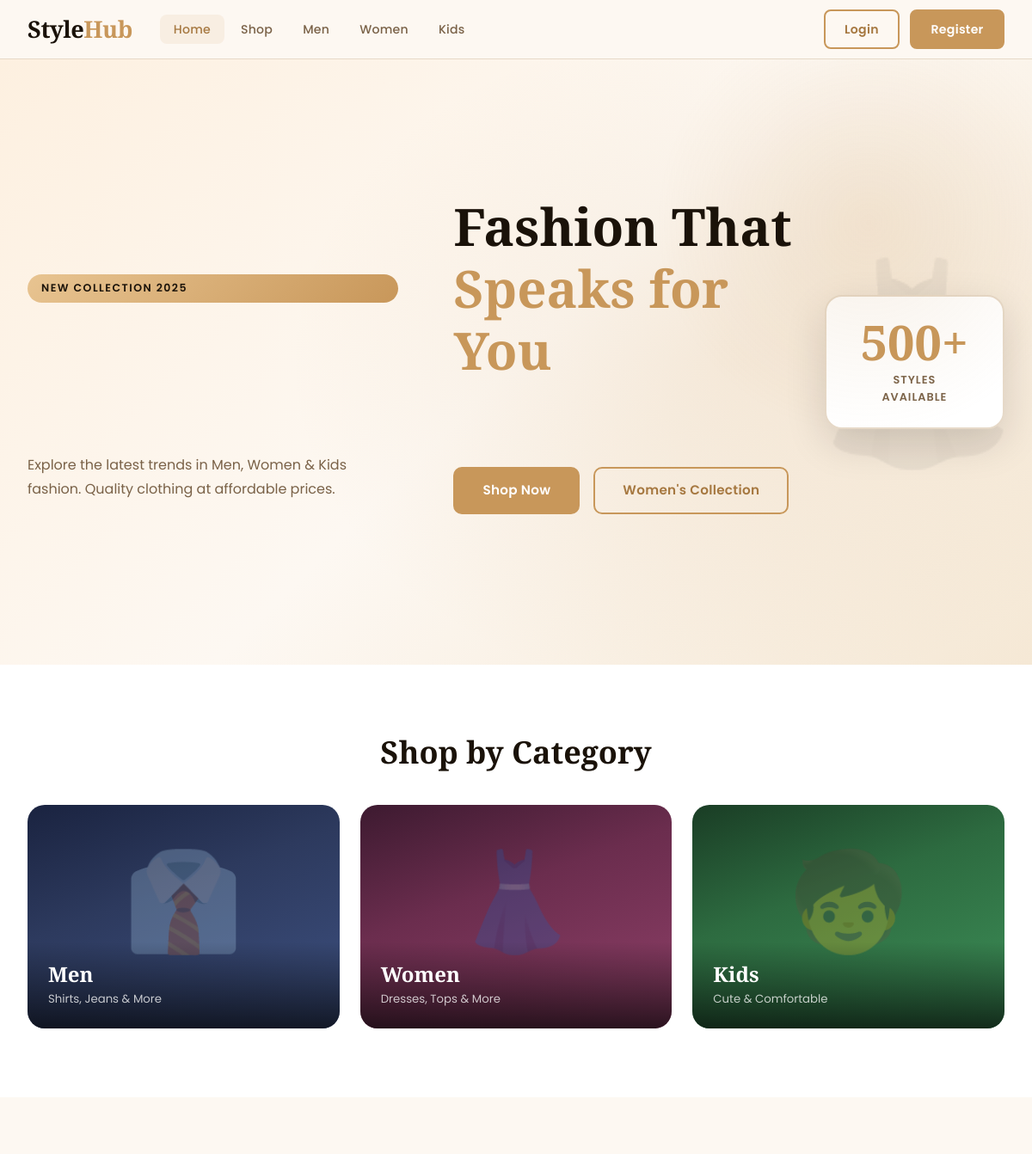
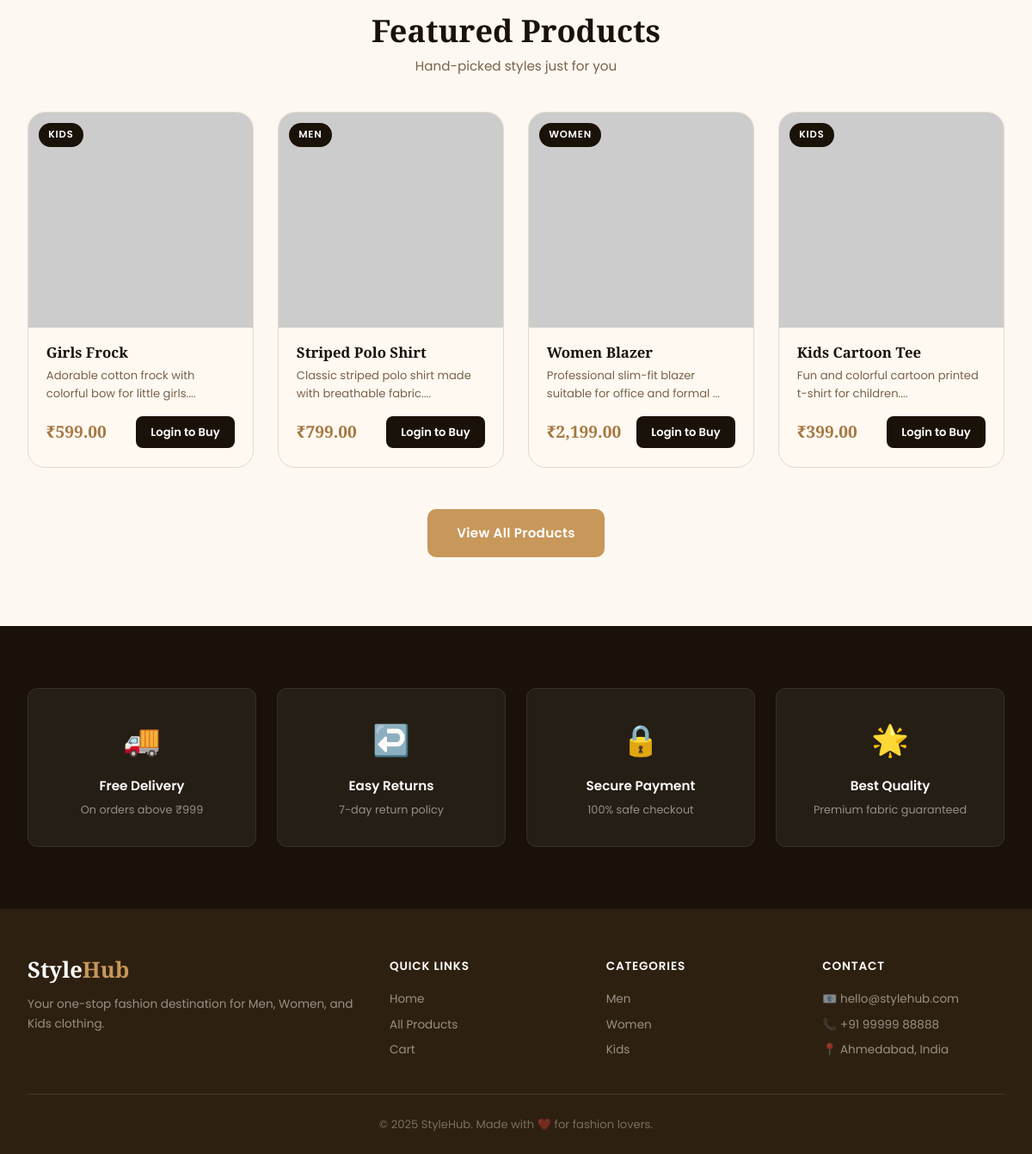
The page / on the database its author committed (2 pictures, top to bottom).
### tables this page shows
CREATE TABLE products (
    id INT AUTO_INCREMENT PRIMARY KEY,
    name VARCHAR(150) NOT NULL,
    description TEXT,
    price DECIMAL(10,2) NOT NULL,
    category VARCHAR(50) NOT NULL,         
    image VARCHAR(255) DEFAULT 'placeholder.jpg',
    stock INT DEFAULT 10,
    created_at TIMESTAMP DEFAULT CURRENT_TIMESTAMP
);

### index.php (the view, shortened to what this page needs)
<?php
require_once 'config.php';
$result = mysqli_query($conn, "SELECT * FROM products ORDER BY id DESC LIMIT 4");
?>
<!DOCTYPE html>
<html lang="en">
<head>
    <link rel="stylesheet" href="style.css">
</head>
<body>
<nav class="navbar">
    <div class="nav-container">
        <a href="index.php" class="logo">Style<span>Hub</span></a>
        <ul class="nav-links">
            <li><a href="index.php" class="active">Home</a></li>
            <li><a href="products.php">Shop</a></li>
            <li><a href="products.php?category=Men">Men</a></li>
            <li><a href="products.php?category=Women">Women</a></li>
            <li><a href="products.php?category=Kids">Kids</a></li>
        </ul>
        <div class="nav-right">
            <?php if (isset($_SESSION['user_id'])): ?>
                <?php
                $cart_count_res = mysqli_prepare($conn, "SELECT SUM(quantity) as total FROM cart WHERE user_id = ?");
                mysqli_stmt_bind_param($cart_count_res, "i", $_SESSION['user_id']);
                mysqli_stmt_execute($cart_count_res);
                $cart_count = mysqli_fetch_assoc(mysqli_stmt_get_result($cart_count_res))['total'] ?? 0;
                ?>
                <a href="cart.php" class="btn-icon">🛒 Cart (<?= (int)$cart_count ?>)</a>
                <?php if ($_SESSION['is_admin']): ?>
                    <a href="admin.php" class="btn-outline">Admin</a>
                <?php endif; ?>
                <a href="logout.php" class="btn-primary">Logout</a>
            <?php else: ?>
                <a href="login.php" class="btn-outline">Login</a>
                <a href="register.php" class="btn-primary">Register</a>
            <?php endif; ?>
        </div>
    </div>
</nav>
<section class="hero">
    <div class="hero-content">
        <p class="hero-tag">New Collection 2025</p>
        <h1>Fashion That <br><span>Speaks for You</span></h1>
        <p class="hero-desc">Explore the latest trends in Men, Women & Kids fashion. Quality clothing at affordable prices.</p>
        <div class="hero-buttons">
            <a href="products.php" class="btn-primary large">Shop Now</a>
            <a href="products.php?category=Women" class="btn-outline large">Women's Collection</a>
        </div>
    </div>
    <div class="hero-image">
        <div class="hero-badge">
            <span class="badge-num">500+</span>
            <span class="badge-text">Styles Available</span>
        </div>
    </div>
</section>
<section class="categories">
    <div class="container">
        <h2 class="section-title">Shop by Category</h2>
        <div class="category-grid">
            <a href="products.php?category=Men" class="category-card men">
                <div class="cat-overlay">
                    <h3>Men</h3>
                    <p>Shirts, Jeans & More</p>
                </div>
            </a>
            <a href="products.php?category=Women" class="category-card women">
                <div class="cat-overlay">
                    <h3>Women</h3>
                    <p>Dresses, Tops & More</p>
                </div>
            </a>
            <a href="products.php?category=Kids" class="category-card kids">
                <div class="cat-overlay">
                    <h3>Kids</h3>
                    <p>Cute & Comfortable</p>
                </div>
            </a>
        </div>
    </div>
</section>
<section class="featured-products">
    <div class="container">
        <h2 class="section-title">Featured Products</h2>
        <p class="section-sub">Hand-picked styles just for you</p>
        <div class="product-grid">
            <?php while ($product = mysqli_fetch_assoc($result)): ?>
            <div class="product-card">
                <div class="product-img">
                    <img src="uploads/<?= htmlspecialchars($product['image']) ?>"
                         alt="<?= htmlspecialchars($product['name']) ?>"
                         onerror="this.src='https://placehold.co/300x380/f5e8d5/c8975a?text=No+Image'">
                    <span class="product-badge"><?= htmlspecialchars($product['category']) ?></span>
                </div>
                <div class="product-info">
                    <h3><?= htmlspecialchars($product['name']) ?></h3>
                    <p class="product-desc"><?= htmlspecialchars(substr($product['description'], 0, 60)) ?>...</p>
                    <div class="product-footer">
                        <span class="price"><?= CURRENCY . number_format($product['price'], 2) ?></span>
                        <?php if (isset($_SESSION['user_id'])): ?>
                            <a href="cart.php?action=add&id=<?= $product['id'] ?>" class="btn-cart">Add to Cart</a>
                        <?php else: ?>
                            <a href="login.php" class="btn-cart">Login to Buy</a>
                        <?php endif; ?>
                    </div>
                </div>
            </div>
            <?php endwhile; ?>
        </div>
        <div class="center-btn">
            <a href="products.php" class="btn-primary large">View All Products</a>
        </div>
    </div>
</section>
<section class="features">
    <div class="container">
        <div class="features-grid">
            <div class="feature-item">
                <div class="feature-icon">🚚</div>
                <h4>Free Delivery</h4>
                <p>On orders above ₹999</p>
            </div>
            <div class="feature-item">
                <div class="feature-icon">↩️</div>
                <h4>Easy Returns</h4>
                <p>7-day return policy</p>
            </div>
            <div class="feature-item">
                <div class="feature-icon">🔒</div>
                <h4>Secure Payment</h4>
                <p>100% safe checkout</p>
            </div>
            <div class="feature-item">
                <div class="feature-icon">🌟</div>
                <h4>Best Quality</h4>
                <p>Premium fabric guaranteed</p>
            </div>
        </div>
    </div>
</section>
<footer class="footer">
    <div class="container">
        <div class="footer-grid">
            <div class="footer-col">
                <h3 class="footer-logo">Style<span>Hub</span></h3>
                <p>Your one-stop fashion destination for Men, Women, and Kids clothing.</p>
            </div>
            <div class="footer-col">
                <h4>Quick Links</h4>
                <ul>
                    <li><a href="index.php">Home</a></li>
                    <li><a href="products.php">All Products</a></li>
                    <li><a href="cart.php">Cart</a></li>
                </ul>
            </div>
            <div class="footer-col">
                <h4>Categories</h4>
                <ul>
                    <li><a href="products.php?category=Men">Men</a></li>
                    <li><a href="products.php?category=Women">Women</a></li>
                    <li><a href="products.php?category=Kids">Kids</a></li>
                </ul>
            </div>
            <div class="footer-col">
                <h4>Contact</h4>
                <ul>
                    <li>📧 hello@stylehub.com</li>
                    <li>📞 +91 99999 88888</li>
                    <li>📍 Ahmedabad, India</li>
                </ul>
            </div>
        </div>
        <div class="footer-bottom">
            <p>&copy; 2025 StyleHub. Made with ❤️ for fashion lovers.</p>
        </div>
    </div>
</footer>
</body>
</html>

### rows shown on the page
products: category "KIDS", name "Girls Frock", description "Adorable cotton frock with colorful bow for little girls.", price "599.00"
products: category "MEN", name "Striped Polo Shirt", description "Classic striped polo shirt made with breathable fabric.", price "799.00"
products: category "WOMEN", name "Women Blazer", description "Professional slim-fit blazer suitable for office and formal", price "2,199.00"
products: category "KIDS", name "Kids Cartoon Tee", description "Fun and colorful cartoon printed t-shirt for children.", price "399.00"
